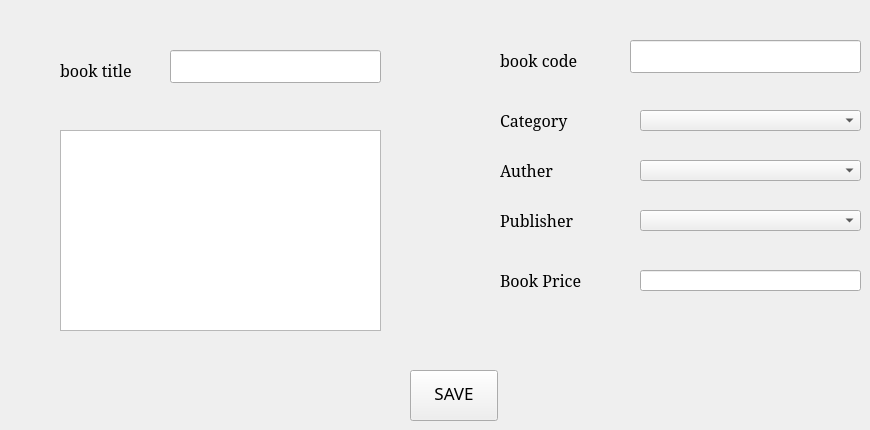
      <widget class="QWidget" name="tab_5">
       <attribute name="title">
        <string>Add new Book</string>
       </attribute>
       <widget class="QLineEdit" name="lineEdit_2">
        <property name="geometry">
         <rect>
          <x>170</x>
          <y>50</y>
          <width>211</width>
          <height>33</height>
         </rect>
        </property>
        <property name="font">
         <font>
          <pointsize>12</pointsize>
         </font>
        </property>
        <property name="styleSheet">
         <string notr="true">background-color: rgb(243, 2&lt;?xml version=&quot;1.0&quot; encoding=&quot;UTF-8&quot;?&gt;
&lt;ui version=&quot;4.0&quot;&gt;
 &lt;widget name=&quot;__qt_fake_top_level&quot;&gt;
  &lt;widget class=&quot;QLineEdit&quot; name=&quot;lineEdit_36&quot;&gt;
   &lt;property name=&quot;geometry&quot;&gt;
    &lt;rect&gt;
     &lt;x&gt;330&lt;/x&gt;
     &lt;y&gt;100&lt;/y&gt;
     &lt;width&gt;221&lt;/width&gt;
     &lt;height&gt;33&lt;/height&gt;
    &lt;/rect&gt;
   &lt;/property&gt;
   &lt;property name=&quot;styleSheet&quot;&gt;
    &lt;string notr=&quot;true&quot;&gt;background-color: rgb(243, 243, 243);&lt;/string&gt;
   &lt;/property&gt;
  &lt;/widget&gt;
 &lt;/widget&gt;
 &lt;resources/&gt;
&lt;/ui&gt;
43, 243);</string>
        </property>
       </widget>
       <widget class="QLineEdit" name="lineEdit_3">
        <property name="geometry">
         <rect>
          <x>640</x>
          <y>270</y>
          <width>221</width>
          <height>21</height>
         </rect>
        </property>
        <property name="styleSheet">
         <string notr="true">&lt;?xml version=&quot;1.0&quot; encoding=&quot;UTF-8&quot;?&gt;
&lt;ui version=&quot;4.0&quot;&gt;
 &lt;widget name=&quot;__qt_fake_top_level&quot;&gt;
  &lt;widget class=&quot;QLineEdit&quot; name=&quot;lineEdit_36&quot;&gt;
   &lt;property name=&quot;geometry&quot;&gt;
    &lt;rect&gt;
     &lt;x&gt;330&lt;/x&gt;
     &lt;y&gt;100&lt;/y&gt;
     &lt;width&gt;221&lt;/width&gt;
     &lt;height&gt;33&lt;/height&gt;
    &lt;/rect&gt;
   &lt;/property&gt;
   &lt;property name=&quot;styleSheet&quot;&gt;
    &lt;string notr=&quot;true&quot;&gt;background-color: rgb(243, 243, 243);&lt;/string&gt;
   &lt;/property&gt;
  &lt;/widget&gt;
 &lt;/widget&gt;
 &lt;resources/&gt;
&lt;/ui&gt;
</string>
        </property>
       </widget>
       <widget class="QLineEdit" name="lineEdit_4">
        <property name="geometry">
         <rect>
          <x>630</x>
          <y>40</y>
          <width>231</width>
          <height>33</height>
         </rect>
        </property>
        <property name="styleSheet">
         <string notr="true">&lt;?xml version=&quot;1.0&quot; encoding=&quot;UTF-8&quot;?&gt;
&lt;ui version=&quot;4.0&quot;&gt;
 &lt;widget name=&quot;__qt_fake_top_level&quot;&gt;
  &lt;widget class=&quot;QLineEdit&quot; name=&quot;lineEdit_36&quot;&gt;
   &lt;property name=&quot;geometry&quot;&gt;
    &lt;rect&gt;
     &lt;x&gt;330&lt;/x&gt;
     &lt;y&gt;100&lt;/y&gt;
     &lt;width&gt;221&lt;/width&gt;
     &lt;height&gt;33&lt;/height&gt;
    &lt;/rect&gt;
   &lt;/property&gt;
   &lt;property name=&quot;styleSheet&quot;&gt;
    &lt;string notr=&quot;true&quot;&gt;background-color: rgb(243, 243, 243);&lt;/string&gt;
   &lt;/property&gt;
  &lt;/widget&gt;
 &lt;/widget&gt;
 &lt;resources/&gt;
&lt;/ui&gt;
</string>
        </property>
       </widget>
       <widget class="QComboBox" name="comboBox_3">
        <property name="geometry">
         <rect>
          <x>640</x>
          <y>110</y>
          <width>221</width>
          <height>21</height>
         </rect>
        </property>
       </widget>
       <widget class="QLabel" name="label_4">
        <property name="geometry">
         <rect>
          <x>60</x>
          <y>60</y>
          <width>81</width>
          <height>21</height>
         </rect>
        </property>
        <property name="font">
         <font>
          <family>Serif</family>
          <pointsize>12</pointsize>
         </font>
        </property>
        <property name="text">
         <string>book title</string>
        </property>
       </widget>
       <widget class="QComboBox" name="comboBox_4">
        <property name="geometry">
         <rect>
          <x>640</x>
          <y>160</y>
          <width>221</width>
          <height>21</height>
         </rect>
        </property>
       </widget>
       <widget class="QComboBox" name="comboBox_5">
        <property name="geometry">
         <rect>
          <x>640</x>
          <y>210</y>
          <width>221</width>
          <height>21</height>
         </rect>
        </property>
       </widget>
       <widget class="QLabel" name="label_6">
        <property name="geometry">
         <rect>
          <x>500</x>
          <y>50</y>
          <width>91</width>
          <height>21</height>
         </rect>
        </property>
        <property name="font">
         <font>
          <family>Serif</family>
          <pointsize>12</pointsize>
         </font>
        </property>
        <property name="text">
         <string>book code</string>
        </property>
       </widget>
       <widget class="QLabel" name="label_7">
        <property name="geometry">
         <rect>
          <x>500</x>
          <y>270</y>
          <width>91</width>
          <height>21</height>
         </rect>
        </property>
        <property name="font">
         <font>
          <family>Serif</family>
          <pointsize>12</pointsize>
         </font>
        </property>
        <property name="text">
         <string>Book Price</string>
        </property>
       </widget>
       <widget class="QPushButton" name="pushButton_7">
        <property name="geometry">
         <rect>
          <x>410</x>
          <y>370</y>
          <width>88</width>
          <height>51</height>
         </rect>
        </property>
        <property name="font">
         <font>
          <family>Noto Serif Thai</family>
          <pointsize>13</pointsize>
         </font>
        </property>
        <property name="text">
         <string>SAVE</string>
        </property>
       </widget>
       <widget class="QLabel" name="label_8">
        <property name="geometry">
         <rect>
          <x>500</x>
          <y>110</y>
          <width>81</width>
          <height>21</height>
         </rect>
        </property>
        <property name="font">
         <font>
          <family>Serif</family>
          <pointsize>12</pointsize>
         </font>
        </property>
        <property name="text">
         <string>Category</string>
        </property>
       </widget>
       <widget class="QLabel" name="label_9">
        <property name="geometry">
         <rect>
          <x>500</x>
          <y>210</y>
          <width>81</width>
          <height>21</height>
         </rect>
        </property>
        <property name="font">
         <font>
          <family>Serif</family>
          <pointsize>12</pointsize>
         </font>
        </property>
        <property name="text">
         <string>Publisher</string>
        </property>
       </widget>
       <widget class="QLabel" name="label_10">
        <property name="geometry">
         <rect>
          <x>500</x>
          <y>160</y>
          <width>61</width>
          <height>21</height>
         </rect>
        </property>
        <property name="font">
         <font>
          <family>Serif</family>
          <pointsize>12</pointsize>
         </font>
        </property>
        <property name="text">
         <string>Auther</string>
        </property>
       </widget>
       <widget class="QTextEdit" name="textEdit_2">
        <property name="geometry">
         <rect>
          <x>60</x>
          <y>130</y>
          <width>321</width>
          <height>201</height>
         </rect>
        </property>
       </widget>
      </widget>
